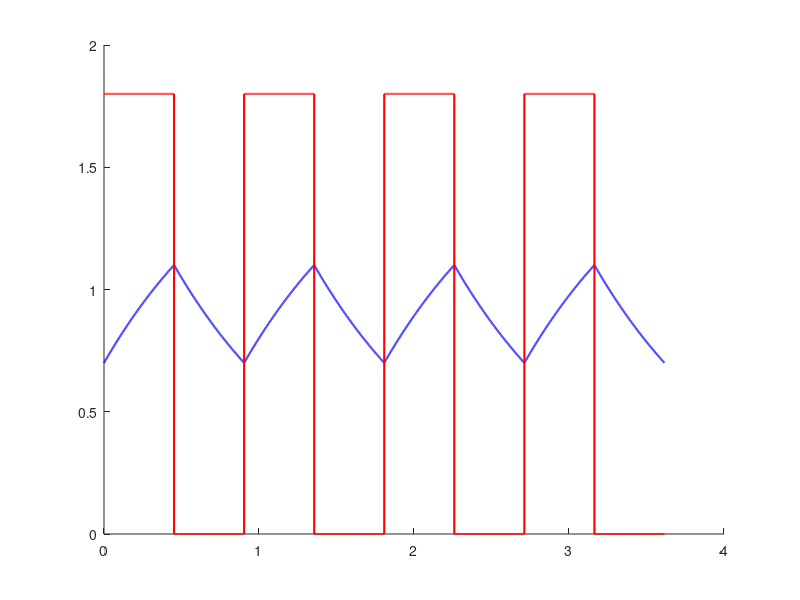

Reproduce this figure in MATLAB. (Note: this script raises an error after producing the figure.)
VDD = 1.8;
VH  = 1.1;
VL  = 0.7;
RC  = 1;

% --- Find x-duration of each half-cycle ---
t_charge    = RC * log((VDD - VL) / (VDD - VH));
t_discharge = RC * log(VH / VL);

% --- Build repeated charge/discharge segments ---
n_cycles = 4;
pts      = 500;

x_cap  = [];
y_cap  = [];
x_sq   = [];
y_sq   = [];

x_offset = 0;

for i = 1:n_cycles
    % -- Charge segment: VL -> VH --
    t = linspace(0, t_charge, pts);
    v = VDD - (VDD - VL) * exp(-t / RC);

    x_cap = [x_cap, x_offset + t];
    y_cap = [y_cap, v];

    % Square wave HIGH during charge
    x_sq = [x_sq, x_offset + t];
    y_sq = [y_sq, VDD * ones(1, pts)];

    x_offset = x_offset + t_charge;

    % -- Discharge segment: VH -> VL --
    t = linspace(0, t_discharge, pts);
    v = VH * exp(-t / RC);

    x_cap = [x_cap, x_offset + t];
    y_cap = [y_cap, v];

    % Square wave LOW during discharge
    x_sq = [x_sq, x_offset + t];
    y_sq = [y_sq, zeros(1, pts)];

    x_offset = x_offset + t_discharge;
end

% --- Plot superimposed ---
figure;
hold on;
plot(x_cap, y_cap, 'b',  'LineWidth', 1.5, 'DisplayName', 'Cap_V');
plot(x_sq,  y_sq,  'r',  'LineWidth', 1.5, 'DisplayName', 'Output');
yline(VH,  'k--', 'LineWidth', 1.5, 'Label', 'V_H', 'DisplayName', 'V_H');
yline(VL,  'k:',  'LineWidth', 1.5, 'Label', 'V_L', 'DisplayName', 'V_L');
yline(VDD, 'm--', 'LineWidth', 0.8, 'Label', 'VDD', 'DisplayName', 'VDD');
ylim([0, VDD * 1.2]);
xlabel('Time (RC)');
ylabel('Voltage (V)');
title('Capacitor Voltage and Symmetrical Output Waveform');
legend('Location', 'best');
grid on;
hold off;
